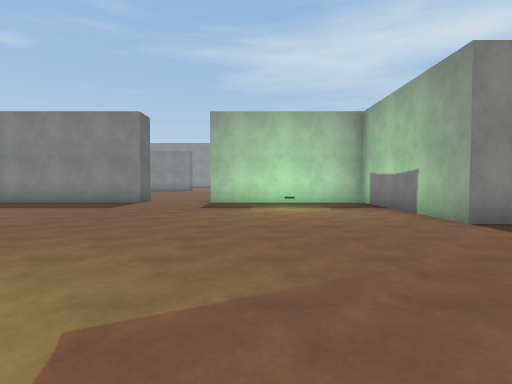
view 1 (above)

24 first-person views from a walk through a scene from a Unity 3-D project. The camera is 1.4 m above the floor, tilts 2° down and sees 80° across. The floor is counted in squares, 2 m on a side. Each view is taken from the middle of a square. On the plan, view 1 faces up. The plan holds only what a view shows up to about 10 squares ahead; the rest is blank. The place goes on beyond the plan. The player character is not drawn. Surface patterns are stand-ins for the level's own textures.

view 2
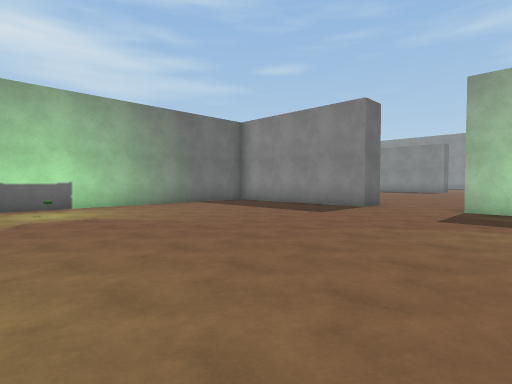

view 3
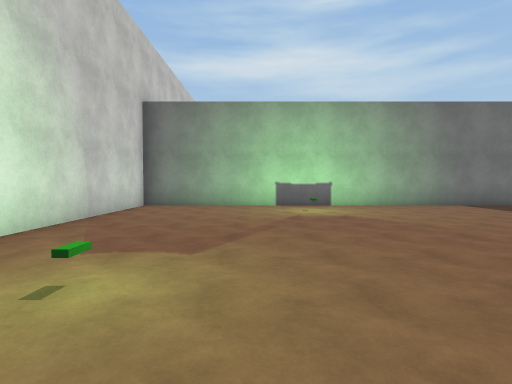

view 4
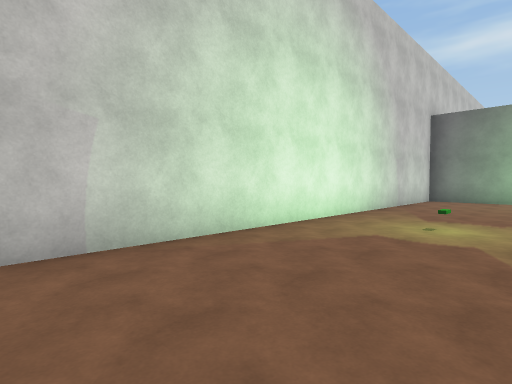

view 5
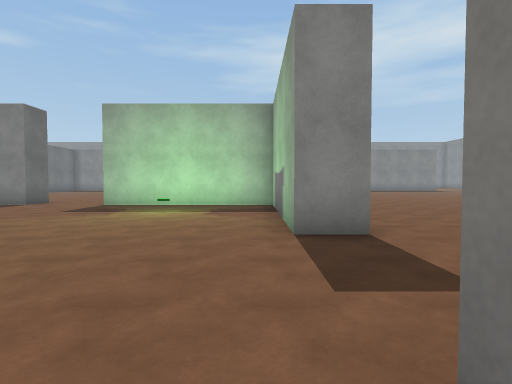

view 6
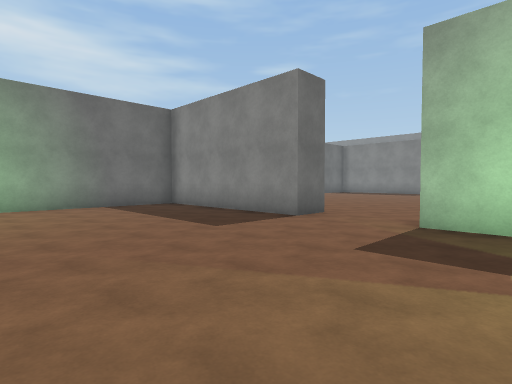

view 7
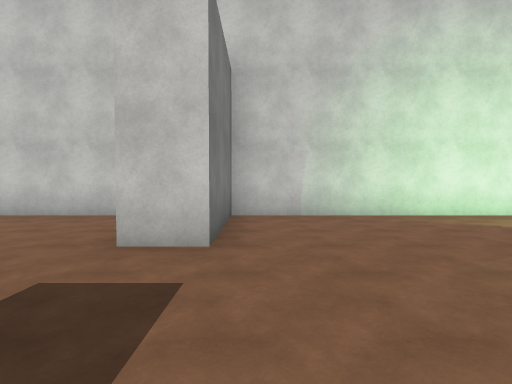

view 8
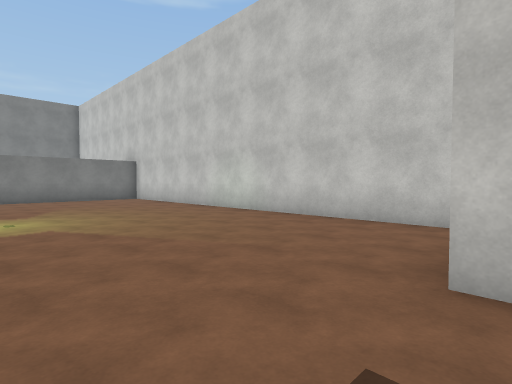

view 9
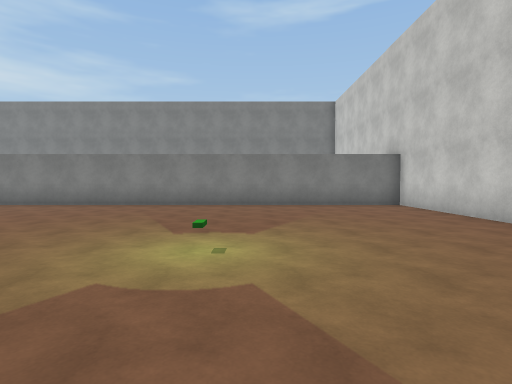

view 10
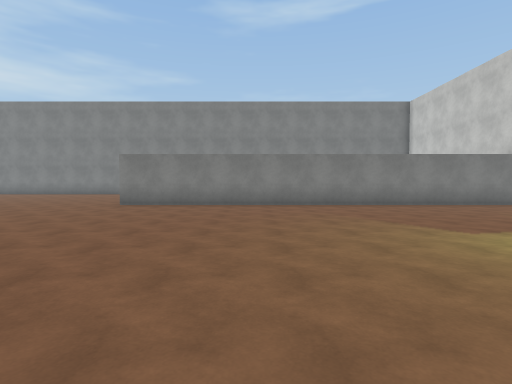

view 11
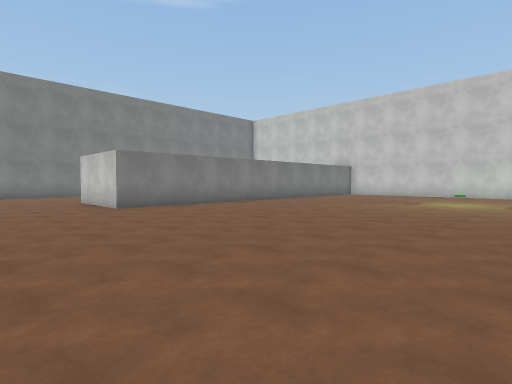

view 12
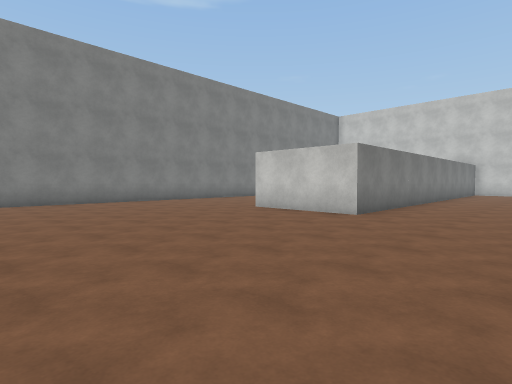

view 13
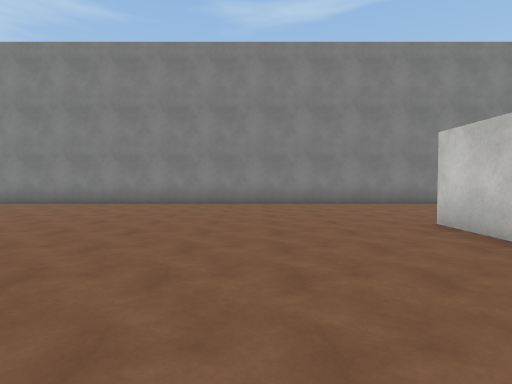

view 14
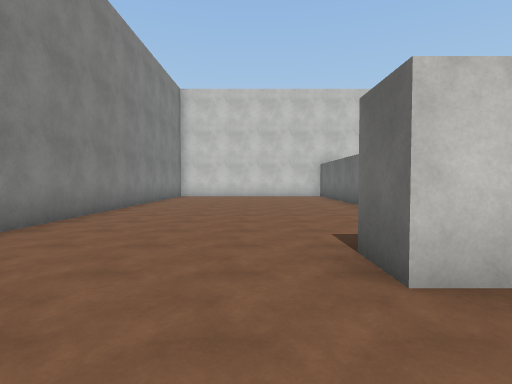

view 15
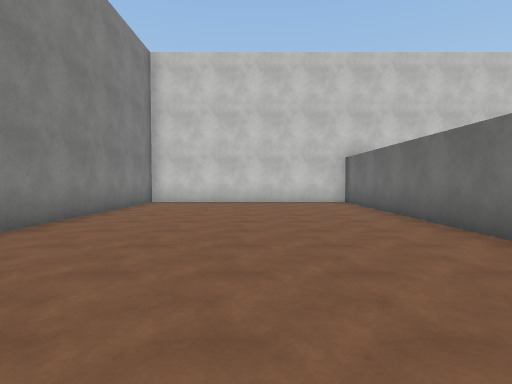

view 16
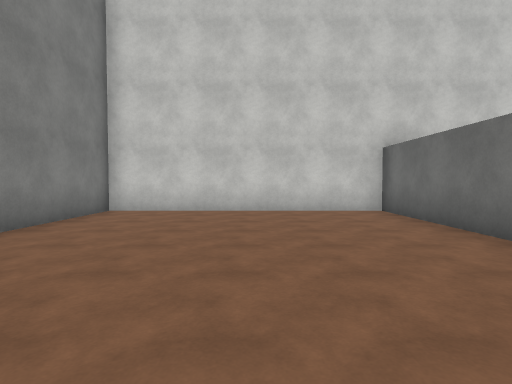

view 17
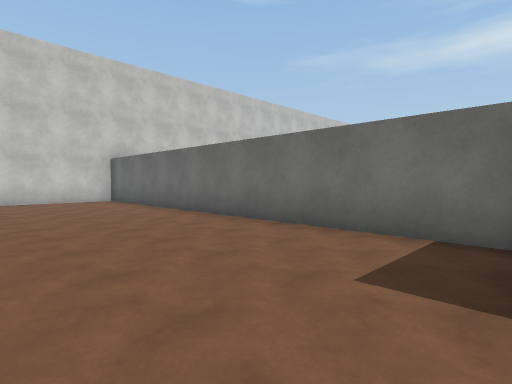

view 18
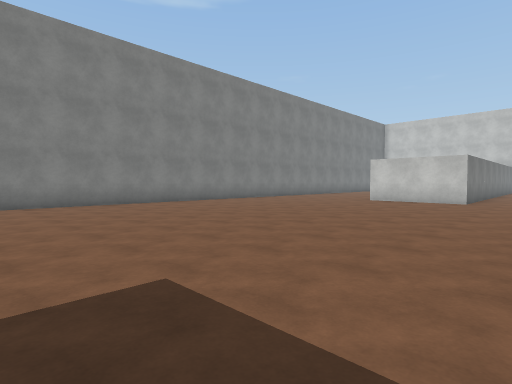

view 19
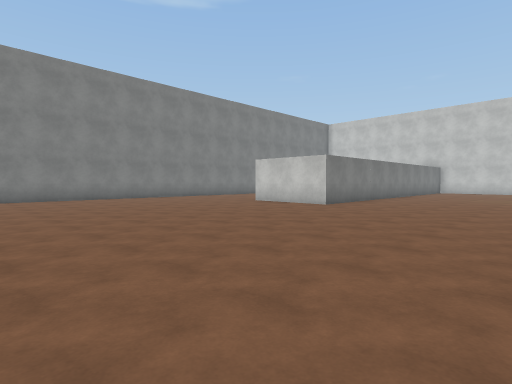

view 20
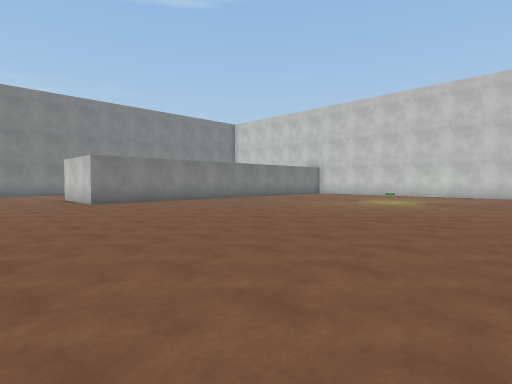

view 21
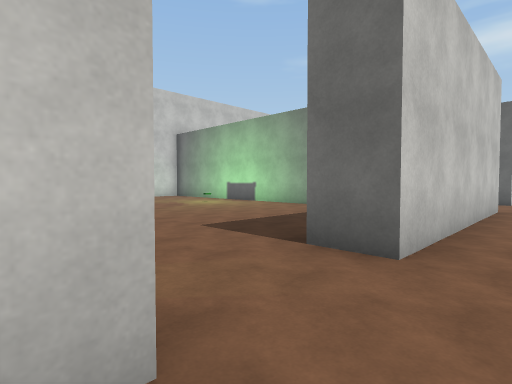

view 22
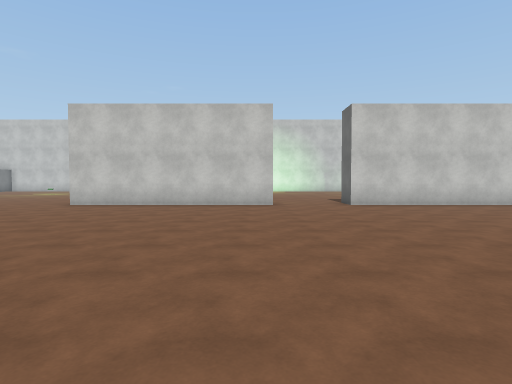

view 23
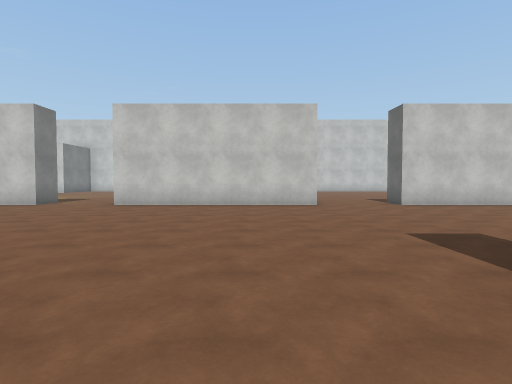

view 24
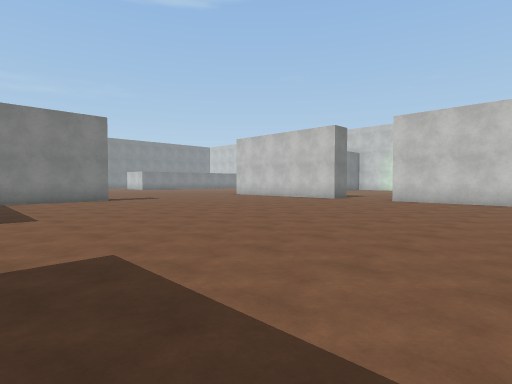

### Floor plan
Points are (right, up) in squares from view 1. A wall is a line through its corners. A room is listed if a view was taken in it or the views show most of it. See-through windows are left out.
Room 1 (views 1, 2, 3, 4, 5, 6)
walls: (3.5, 6.5) (3.5, 10) (-1.5, 10) (-1.5, 11); (-3.8, 11) (-3.8, 10) (-8.8, 10) (-8.8, -1.2) (3.5, -1.2) (3.5, 1.7)
ways out: opening at (-2.5, 10.5) to room 2; opening at (2.3, 4.5) to room 2
Room 2 (views 7, 8, 9, 10, 11, 12, 13, 14, 15, 16, 17, 18, 19, 20, 21, 22, 23, 24)
walls: (-1.5, 11) (4.5, 11); (3.5, 19.2) (3.5, 21); (4.6, 5) (3.5, 5) (3.5, 6.5); (3.5, 1.7) (4.5, 1.7); (16.9, 11) (19, 11) (19, 10); (17, 9.8) (17, -1.2) (23.5, -1.2) (23.5, 22); (-9.9, 11) (-3.8, 11); (5.1, -1.2) (16, -1.2) (16, 10.1); (-15.6, 11) (-12.3, 11)
ways out: opening at (-2.5, 10.5) to room 1; opening at (2.3, 4.5) to room 1; opening at (-11, 11)
objects: block (16, 11)

Positions as (right, up) in squares from view 1, and headings:
1: (0, 0), facing up
2: (0, 2), facing up-left
3: (0, 2), facing left
4: (3, 2), facing down-left
5: (3, 1), facing up
6: (0, 5), facing up-left
7: (3, 5), facing down
8: (4, 4), facing down-right
9: (7, 3), facing right
10: (7, 7), facing right
11: (8, 14), facing down-right
12: (13, 17), facing down-right
13: (14, 14), facing right
14: (20, 13), facing down
15: (20, 9), facing down
16: (20, 6), facing down
17: (21, 10), facing down-left
18: (14, 22), facing down-right
19: (11, 19), facing down-right
20: (6, 14), facing down-right
21: (-1, 12), facing down-left
22: (-1, 20), facing down
23: (-8, 20), facing down
24: (-8, 22), facing down-right
